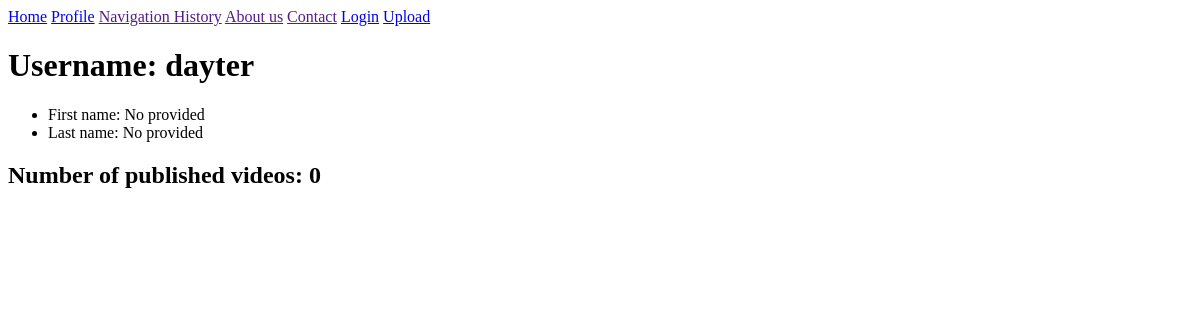
Before: /accounts/profile/1/ (signed in) with the older database file.
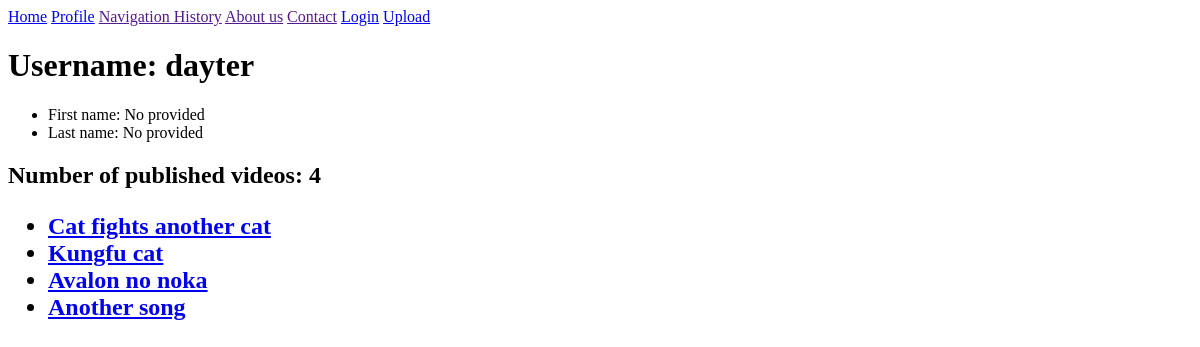
After: the same page with the newer database file.
### videos/models.py (models this page shows, shortened)
class User(AbstractUser):
    is_private = models.BooleanField(default=False)

class Video(models.Model):
    video_file = models.FileField(upload_to="videos")
    video_name = models.CharField(max_length=200)
    video_description = models.TextField()
    is_private = models.BooleanField(default=False, verbose_name="Is the video private?")
    post_date = models.DateTimeField(default=get_current_date)
    author = models.ForeignKey(User, on_delete=models.CASCADE)

### videos/views.py (the view)
# urls.py: path("accounts/profile/<int:user_id>/", profile, name="profile"),
@login_required
def profile(request, user_id):
    context = {
        "user": get_user_model().objects.get(pk = user_id),
        "videos": Video.objects.filter(author = user_id)
    }
    return render(request, "videos/profile.html", context)

### videos/templates/videos/profile.html (shortened to what this page needs)
{% extends 'videos/base.html' %}
{% block content %}
    <h1>Username: {{user.username}}</h1>
    <ul>
        <li>
            First name: {% if user.first_name %} {{user.first_name}} {% else %}No provided {% endif %}
        </li>
        <li>
            Last name: {% if user.last_name %} {{user.last_name}} {% else %}No provided {% endif %}
        </li>
    </ul>
    <h2>
        Number of published videos: {{videos|length}}
        <ul>
            {% for video in videos %}
                <li>
                    <a href="{% url 'videos:watch_video' video.id %}">{{video.video_name}}</a>
                </li>
            {% endfor %}
        </ul>
    </h2>
{% endblock content %}

### videos/templates/videos/base.html (shortened to what this page needs)
<!DOCTYPE html>
<html lang="en">
<head>
</head>
<body>
    {% block main_nav %}
        <nav>
            <a href="{% url 'videos:home' %}">Home</a>
            {% if user.id %}
                <a href="{% url 'profile' user.id %}">Profile</a>
            {% else %}
                <a href="{% url 'login' %}">Profile</a>
            {% endif %}
            <a href="">Navigation History</a>
            <a href="">About us</a>
            <a href="">Contact</a>
            <a href="{% url 'login' %}">Login</a>
            <a href="{% url 'videos:video_upload' %}">Upload</a>
        </nav>
    {% endblock main_nav %}
    {% block content %}{% endblock content %}
</body>
</html>

Changed rows visible on the page:
added Video: video_name "Cat fights another cat"
added Video: video_name "Kungfu cat"
added Video: video_name "Avalon no noka"
added Video: video_name "Another song"
Other visible differences:
{{ videos|length }}: "0" → "4"
